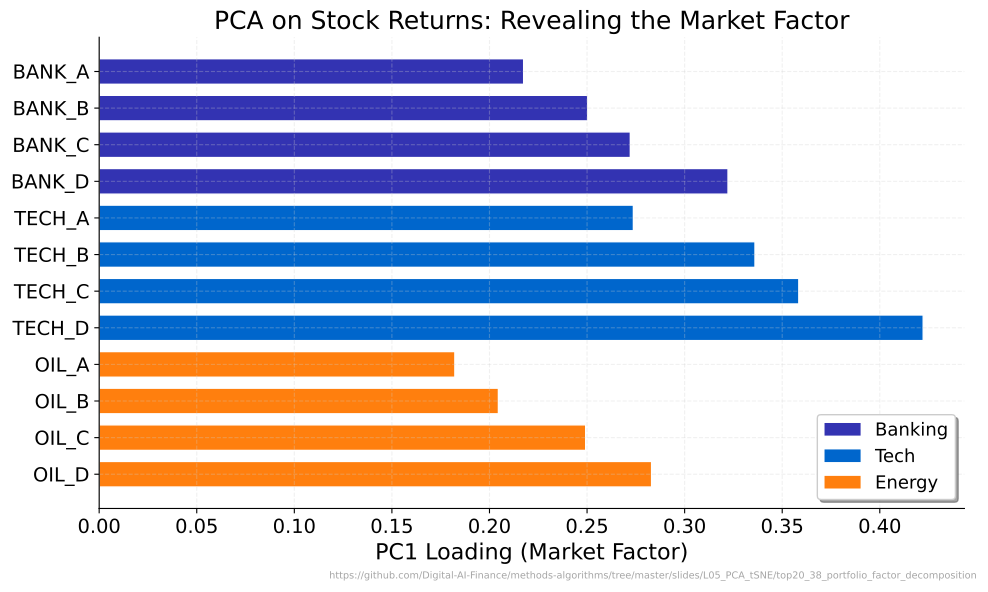

This figure's Python source:
"""PCA on Stock Returns: Revealing the Market Factor."""
import matplotlib.pyplot as plt
import numpy as np
from pathlib import Path
from sklearn.decomposition import PCA

import sys
sys.path.insert(0, str(Path(__file__).resolve().parents[3] / 'templates'))
from chart_style import apply_style, COLORS, MLPURPLE, MLBLUE, MLORANGE, MLGREEN, MLRED, MLLAVENDER
apply_style()

CHART_METADATA = {
    "title": "PCA on Stock Returns: Revealing the Market Factor",
    "description": "Horizontal bar chart of PC1 loadings across 12 stocks from 3 sectors, revealing the market factor.",
    "url": "https://github.com/Digital-AI-Finance/methods-algorithms/tree/master/slides/L05_PCA_tSNE/top20_38_portfolio_factor_decomposition"
}


np.random.seed(42)

n_days = 500
n_stocks = 12

# Stock labels and sector assignments
labels = ['BANK_A', 'BANK_B', 'BANK_C', 'BANK_D',
          'TECH_A', 'TECH_B', 'TECH_C', 'TECH_D',
          'OIL_A', 'OIL_B', 'OIL_C', 'OIL_D']
sector_colors = [MLPURPLE]*4 + [MLBLUE]*4 + [MLORANGE]*4
sector_names = ['Banking', 'Tech', 'Energy']

# Factor model: r_i = beta_market * F_market + beta_sector * F_sector + epsilon
F_market = np.random.normal(0, 0.01, n_days)
F_banking = np.random.normal(0, 0.005, n_days)
F_tech = np.random.normal(0, 0.005, n_days)
F_energy = np.random.normal(0, 0.005, n_days)

# Market betas
beta_market = np.array([0.8, 0.9, 1.0, 1.2,    # Banking
                        1.0, 1.2, 1.3, 1.5,     # Tech
                        0.6, 0.7, 0.8, 1.0])    # Energy

returns = np.zeros((n_days, n_stocks))
for i in range(n_stocks):
    returns[:, i] = beta_market[i] * F_market
    if i < 4:
        returns[:, i] += F_banking
    elif i < 8:
        returns[:, i] += F_tech
    else:
        returns[:, i] += F_energy
    returns[:, i] += np.random.normal(0, 0.005, n_days)

# PCA
pca = PCA(n_components=1).fit(returns)
pc1_loadings = pca.components_[0]

# Ensure loadings are positive (PC1 = market factor, should be positive)
if np.mean(pc1_loadings) < 0:
    pc1_loadings = -pc1_loadings

fig, ax = plt.subplots()
y_pos = np.arange(n_stocks)
bars = ax.barh(y_pos, pc1_loadings, color=sector_colors, edgecolor='white', height=0.7)

ax.set_yticks(y_pos)
ax.set_yticklabels(labels)
ax.set_xlabel('PC1 Loading (Market Factor)')
ax.set_title('PCA on Stock Returns: Revealing the Market Factor')
ax.axvline(x=0, color='gray', linewidth=0.8, alpha=0.5)
ax.invert_yaxis()

# Legend for sectors
from matplotlib.patches import Patch
legend_elements = [Patch(facecolor=MLPURPLE, label='Banking'),
                   Patch(facecolor=MLBLUE, label='Tech'),
                   Patch(facecolor=MLORANGE, label='Energy')]
ax.legend(handles=legend_elements, frameon=True, fancybox=True, shadow=True, loc='lower right')
ax.grid(True, alpha=0.3, axis='x')

plt.figtext(0.99, 0.01, CHART_METADATA['url'], fontsize=7, color='gray', ha='right', va='bottom', alpha=0.7)
plt.tight_layout()
plt.savefig(Path(__file__).parent / 'chart.pdf', dpi=300, bbox_inches='tight', facecolor='white')
plt.close()
